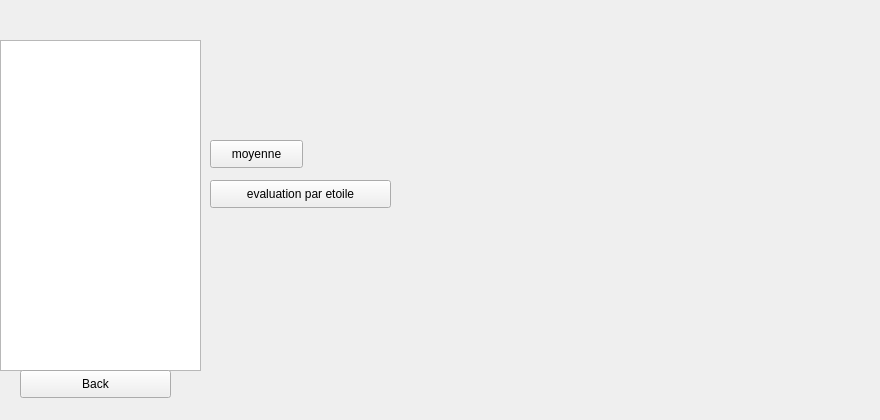
             <widget class="QWidget" name="page_18">
              <property name="maximumSize">
               <size>
                <width>881</width>
                <height>531</height>
               </size>
              </property>
              <widget class="QTableView" name="tableViewDatesFormations">
               <property name="geometry">
                <rect>
                 <x>0</x>
                 <y>40</y>
                 <width>201</width>
                 <height>331</height>
                </rect>
               </property>
              </widget>
              <widget class="QPushButton" name="nourchangerpage3a2">
               <property name="geometry">
                <rect>
                 <x>20</x>
                 <y>370</y>
                 <width>151</width>
                 <height>28</height>
                </rect>
               </property>
               <property name="text">
                <string>Back</string>
               </property>
              </widget>
              <widget class="QPushButton" name="nouraffichermoyenne">
               <property name="geometry">
                <rect>
                 <x>210</x>
                 <y>140</y>
                 <width>93</width>
                 <height>28</height>
                </rect>
               </property>
               <property name="text">
                <string>moyenne</string>
               </property>
              </widget>
              <widget class="QPushButton" name="pushButtonAfficherPhoto">
               <property name="geometry">
                <rect>
                 <x>210</x>
                 <y>180</y>
                 <width>181</width>
                 <height>28</height>
                </rect>
               </property>
               <property name="text">
                <string>evaluation par etoile</string>
               </property>
              </widget>
              <widget class="QLabel" name="labelPhoto">
               <property name="geometry">
                <rect>
                 <x>370</x>
                 <y>60</y>
                 <width>501</width>
                 <height>351</height>
                </rect>
               </property>
               <property name="text">
                <string/>
               </property>
              </widget>
             </widget>
